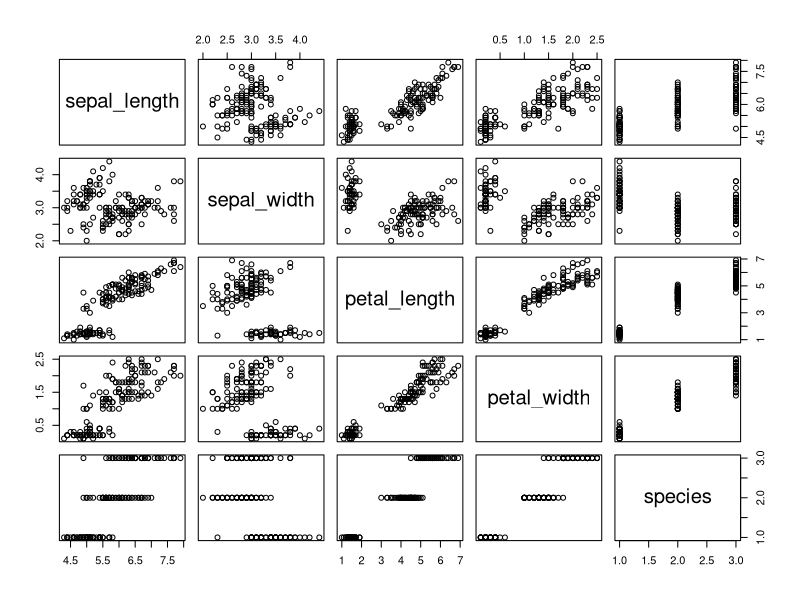
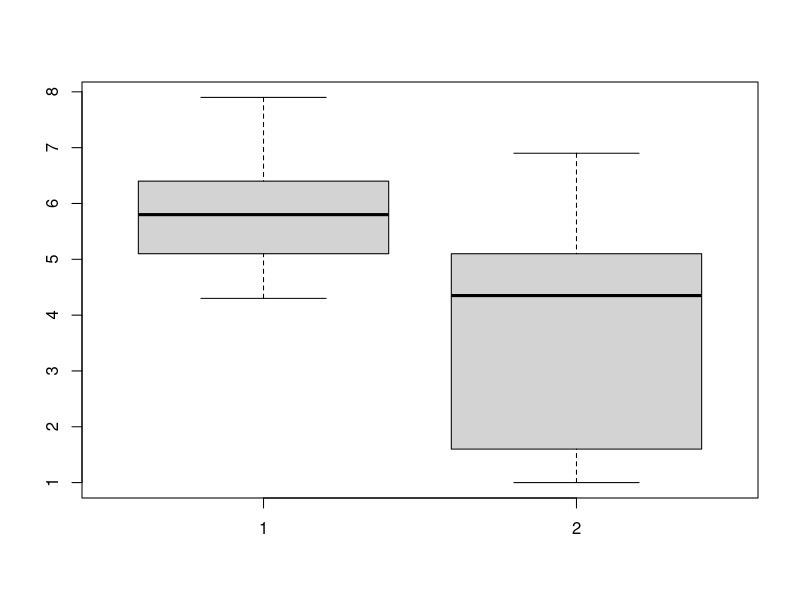
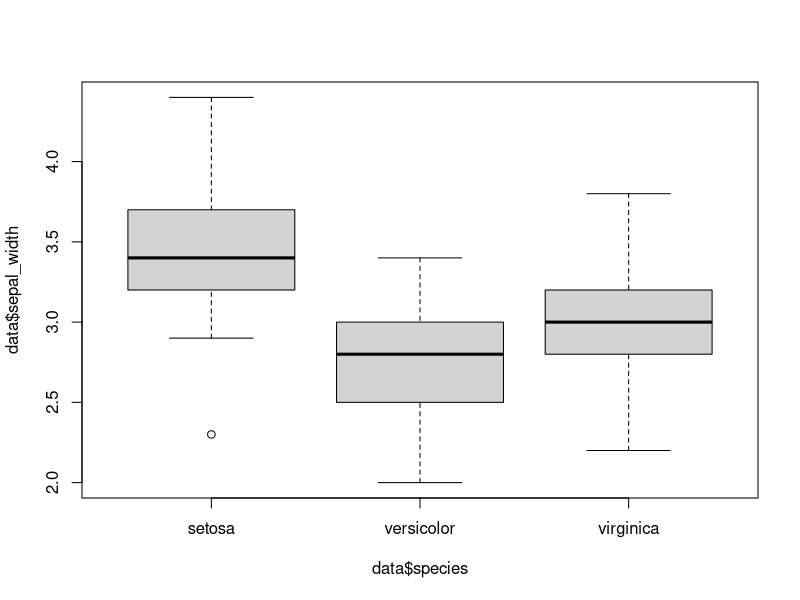

Write the R code that produced these figures, in order.
library(readxl)
data <- read_excel("iris.xlsx", sheet = "iris", 
                   col_types = c("numeric", "numeric", "numeric", 
                                 "numeric", "text"))
View(data)
str(data)
head(data)
tail(data)
plot(data)
boxplot(data$sepal_length, data$petal_length)


boxplot(data$sepal_width ~ data$species)
